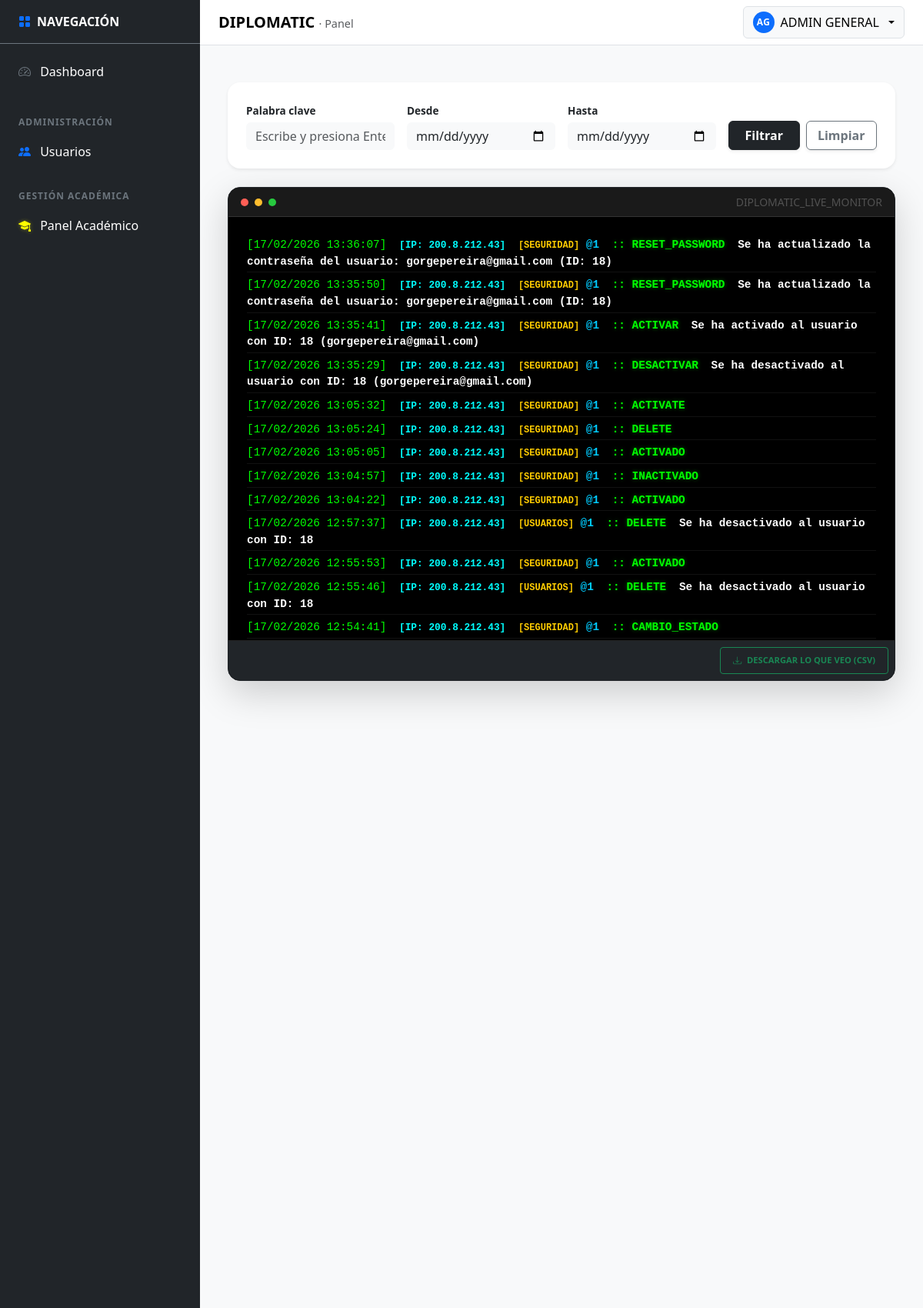
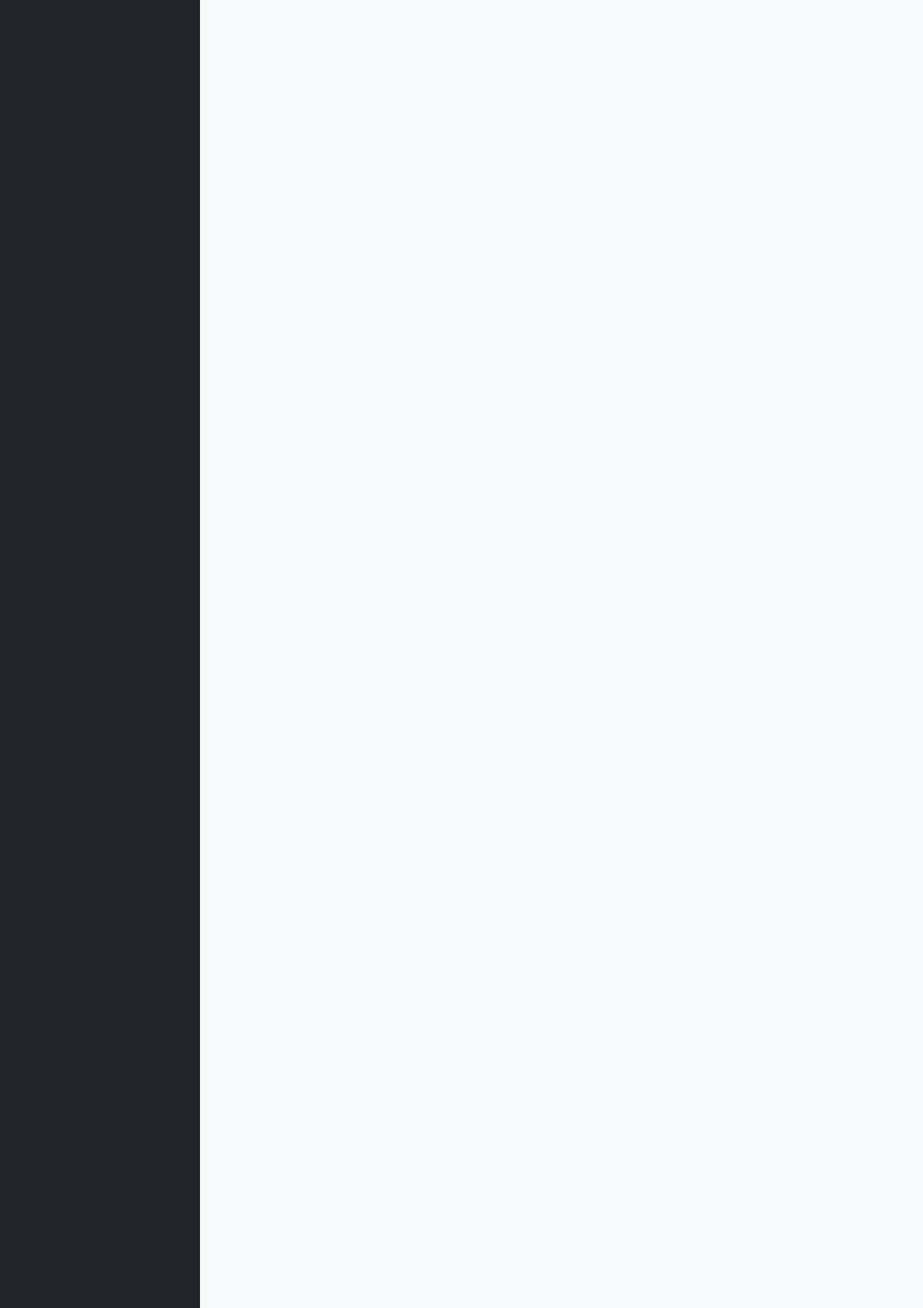
Page /public/settings/eventos (signed in, upper part) on the committed database (2 pictures, top to bottom).
### tables this page shows
CREATE TABLE `tbl_audit_logs` (
  `log_id` bigint(20) NOT NULL,
  `created_at` timestamp NOT NULL DEFAULT current_timestamp(),
  `user_id` int(11) DEFAULT NULL,
  `session_id` varchar(255) DEFAULT NULL,
  `ip_address` varchar(45) DEFAULT NULL,
  `user_agent` text DEFAULT NULL,
  `device` varchar(50) DEFAULT NULL,
  `os` varchar(50) DEFAULT NULL,
  `module` varchar(100) DEFAULT NULL,
  `action` varchar(100) DEFAULT NULL,
  `description` text DEFAULT NULL,
  `entity` varchar(100) DEFAULT NULL,
  `entity_id` int(11) DEFAULT NULL,
  `db_action` varchar(20) DEFAULT NULL,
  `data_before` longtext DEFAULT NULL,
  `data_after` longtext DEFAULT NULL,
  `endpoint` varchar(255) DEFAULT NULL,
  `http_method` varchar(10) DEFAULT NULL,
  `status_code` int(5) DEFAULT NULL,
  `response_time_ms` int(11) DEFAULT NULL,
  `event_type` enum('NORMAL','WARNING','ERROR','SECURITY') DEFAULT 'NORMAL',
  `is_failed_attempt` tinyint(1) DEFAULT 0,
  `is_critical` tinyint(1) DEFAULT 0,
  `request_id` varchar(100) DEFAULT NULL,
  `event_origin` varchar(50) DEFAULT 'BACKEND',
  `environment` varchar(20) DEFAULT 'PROD',
  `app_version` varchar(20) DEFAULT '1.0.0'
);

### app/core/Controller.php (called while the page is built, shortened)
<?php
abstract class Controller
{
    protected function view(string $viewPath, array $data = []): void
    {
        View::render($viewPath, $data);
    }
}

### app/controllers/SettingsEventsController.php (called while the page is built, shortened)
<?php
final class SettingsEventsController extends Controller
{
    private $db;
    public function __construct() {
        try {
            $this->db = (new Database())->getConnection();
        } catch (Throwable $e) { $this->sendError($e->getMessage()); }
    }
    public function index(): void {
        try {
            $stmt = $this->db->query("SELECT * FROM tbl_audit_logs ORDER BY created_at DESC LIMIT 100");
            $this->view('settings/eventos', ['logs' => $stmt->fetchAll(PDO::FETCH_ASSOC)]);
        } catch (Throwable $e) { $this->view('settings/eventos', ['logs' => []]); }
    }
}

### app/core/Router.php (called while the page is built, shortened)
<?php
final class Router
{
  private array $routes = [
    'GET' => [],
    'POST' => [],
  ];
  public function get(string $path, array $handler): void
  {
    $this->routes['GET'][$this->normalize($path)] = $handler;
  }
  public function post(string $path, array $handler): void
  {
    $this->routes['POST'][$this->normalize($path)] = $handler;
  }
  public function dispatch(): void
  {
    $method = $_SERVER['REQUEST_METHOD'] ?? 'GET';
    $uri = parse_url($_SERVER['REQUEST_URI'] ?? '/', PHP_URL_PATH) ?? '/';
    $basePath = $this->detectBasePath();
    $path = $this->normalize(str_replace($basePath, '', $uri) ?: '/');
    $handler = $this->routes[$method][$path] ?? null;
    [$class, $action] = $handler;
    $controller = new $class();
    $controller->$action();
  }
  private function normalize(string $path): string
  {
    $path = '/' . trim($path, '/');
    return $path === '//' ? '/' : $path;
  }
  private function detectBasePath(): string
  {
    $scriptName = $_SERVER['SCRIPT_NAME'] ?? '';
    $dir = str_replace('\\', '/', dirname($scriptName));
    return rtrim($dir, '/');
  }
}

### app/core/Bootstrap.php (called while the page is built, shortened)
<?php
final class Bootstrap
{
    public function run(): void
    {
        $router = new Router();
        $router->get('/', [AuthController::class, 'showLogin']);
        $router->post('/login', [AuthController::class, 'doLogin']);
        $router->get('/logout', [AuthController::class, 'logout']);
        $router->get('/dashboard', [DashboardController::class, 'index']);
        $router->get('/profile', [ProfileController::class, 'index']);
        $router->post('/profile/update', [ProfileController::class, 'update']);
        $router->get('/profile/security', [ProfileController::class, 'security']);
        $router->post('/profile/change-password', [ProfileController::class, 'changePassword']);
        $router->get('/settings', [SettingsController::class, 'index']);
        $router->get('/settings/correo', [SettingsEmailController::class, 'index']);
        $router->post('/settings/save-correo', [SettingsEmailController::class, 'save']);
        $router->post('/settings/test-correo', [SettingsEmailController::class, 'test']);
        $router->get('/settings/empresa', [SettingsCompanyController::class, 'index']);
        $router->post('/settings/empresa/save', [SettingsCompanyController::class, 'save']);
        $router->get('/settings/whatsapp', [SettingsWhatsappController::class, 'index']);
        $router->post('/settings/whatsapp/save-template', [SettingsWhatsappController::class, 'saveTemplate']);
        $router->post('/settings/whatsapp/log', [SettingsWhatsappController::class, 'logSend']);
        $router->get('/settings/eventos', [SettingsEventsController::class, 'index']);
        $router->get('/settings/eventos/filter', [SettingsEventsController::class, 'filter']);
        $router->get('/academic', [AcademicController::class, 'index']);
        $router->get('/academic/diplomados', [DiplomadosController::class, 'index']);
        $router->get('/academic/diplomados/create', [DiplomadosController::class, 'create']);
        $router->post('/academic/diplomados/save', [DiplomadosController::class, 'save']);
        $router->get('/academic/diplomados/edit', [DiplomadosController::class, 'edit']);
        $router->post('/academic/diplomados/update', [DiplomadosController::class, 'update']);
        $router->post('/academic/diplomados/delete', [DiplomadosController::class, 'delete']);
        $router->get('/academic/diplomados/getDetails', [DiplomadosController::class, 'getDetails']);
        $router->get('/academic/diplomados/export', [\App\Controllers\ExportController::class, 'pdf']);
        $router->get('/academic/cohortes', [CohortesController::class, 'index']);
        $router->get('/academic/cohortes/create', [CohortesController::class, 'create']);
        $router->post('/academic/cohortes/save', [CohortesController::class, 'save']);
        $router->post('/academic/cohortes/update', [CohortesController::class, 'update']);
        $router->post('/academic/cohortes/delete', [CohortesController::class, 'delete']);
        $router->get('/academic/cohortes/getDetails', [CohortesController::class, 'getDetails']);
        $router->get('/academic/cohortes/changeStatus', [CohortesController::class, 'changeStatus']);
        $router->get('/academic/cohortes/logAccess', [CohortesController::class, 'logAccess']);
        $router->get('/academic/cohortes-config', [CohortesConfigController::class, 'index']);
        $router->get('/academic/cohortes-config/getDetails', [CohortesConfigController::class, 'getDetails']);
        $router->post('/academic/cohortes-config/updateStatus', [CohortesConfigController::class, 'updateStatus']);
        $router->post('/academic/cohortes-config/hardDelete', [CohortesConfigController::class, 'hardDelete']);
        $router->get('/academic/grupos', [GruposController::class, 'index']);
        $router->post('/academic/grupos/save', [GruposController::class, 'save']);
        $router->post('/academic/grupos/update', [GruposController::class, 'update']);
        $router->post('/academic/grupos/delete', [GruposController::class, 'delete']);
        $router->get('/academic/grupos/getDetails', [GruposController::class, 'getDetails']);
        $router->get('/academic/grupos/logAccess', [GruposController::class, 'logAccess']);
        $router->get('/academic/profesores', [ProfesoresController::class, 'index']);
        $router->get('/UserSecurity', [UserSecurityController::class, 'index']);
        $router->post('/UserSecurityController/updatePassword', [UserSecurityController::class, 'changePassword']);
        $router->post('/UserSecurityController/updateStatus', [UserSecurityController::class, 'changeStatus']);
        $router->get('/users', [UsersController::class, 'index']);
        $router->post('/users/save', [UsersController::class, 'save']);
        $router->post('/users/delete', [UsersController::class, 'delete']);
        $router->get('/register', [RegisterController::class, 'index']);
        $router->post('/register/submit', [RegisterController::class, 'submit']);
        $router->get('/register/validate', [RegisterController::class, 'validateToken']);
        $router->post('/register/create-password', [RegisterController::class, 'createPassword']);
        $router->get('/register/complete', [RegisterController::class, 'completeProfile']);
        $router->get('/forgot-password', [RegisterController::class, 'forgotPasswordIndex']);
        $router->post('/forgot-password/submit', [RegisterController::class, 'forgotPasswordSubmit']);
        $router->dispatch();
    }
}

### public/index.php (called while the page is built, shortened)
<?php
require_once __DIR__ . '/../app/core/Autoload.php';
$app = new \App\Core\Bootstrap();
$app->run();

### app/core/Autoload.php (called while the page is built, shortened)
<?php
spl_autoload_register(function (string $class): void {
  $prefix = 'App\\';
  $baseDir = __DIR__ . '/../';
  $len = strlen($prefix);
  $relativeClass = substr($class, $len);
  $relativePath = str_replace('\\', '/', $relativeClass);
  $parts = explode('/', $relativePath);
  if (!empty($parts[0])) {
    $map = [
      'Core'        => 'core',
      'Controllers' => 'controllers',
      'Models'      => 'models',
      'Config'      => 'config',
      'Middleware'  => 'middleware',
      'Views'       => 'views',
      'Services'    => 'services',
    ];
    if (isset($map[$parts[0]])) {
      $partsMapped = $parts;
      $partsMapped[0] = $map[$parts[0]];
      $file = $baseDir . implode('/', $partsMapped) . '.php';
      if (file_exists($file)) { require_once $file; return; }
    }
  }
});

### app/core/Database.php (called while the page is built, shortened)
<?php
final class Database
{
  private static ?PDO $pdo = null;
  public static function getConnection(): PDO
  {
    $configFile = __DIR__ . '/../config/database.php';
    $cfg = require $configFile;
    $host = $cfg['host'] ?? '127.0.0.1';
    $dbname = $cfg['dbname'] ?? '';
    $user = $cfg['user'] ?? 'root';
    $pass = $cfg['pass'] ?? '';
    $charset = $cfg['charset'] ?? 'utf8mb4';
    $dsn = "mysql:host={$host};dbname={$dbname};charset={$charset}";
    try {
      self::$pdo = new PDO($dsn, $user, $pass, [
        PDO::ATTR_ERRMODE => PDO::ERRMODE_EXCEPTION,
        PDO::ATTR_DEFAULT_FETCH_MODE => PDO::FETCH_ASSOC,
        PDO::ATTR_EMULATE_PREPARES => false,
      ]);
      return self::$pdo;
    } catch (PDOException $e) {
      throw new \RuntimeException('Error de conexión a la base de datos. Verifique credenciales y que MySQL esté activo.');
    }
  }
}

### app/config/database.php (called while the page is built)
<?php
return [
  'host' => '127.0.0.1',
  'dbname' => 'db_diplomatic',
  'user' => 'root',
  'pass' => '',
  'charset' => 'utf8mb4',
];

### app/views/settings/eventos.php (the view, shortened to what this page needs)
<?php
$basePath = rtrim(str_replace('\\', '/', dirname($_SERVER['SCRIPT_NAME'] ?? '')), '/');
?>
<link rel="stylesheet" href="<?= $basePath ?>/assets/css/events.css?v=<?= time() ?>">
<div class="container-fluid py-4">
    <div class="card border-0 shadow-sm p-4 rounded-4 mb-4 bg-white">
        <form id="filter-events" class="row g-3 align-items-end" data-basepath="<?= $basePath ?>" onsubmit="event.preventDefault(); filterLogs();">
            <div class="col-lg-3">
                <label class="form-label small fw-bold">Palabra clave</label>
                <input type="text" name="search" class="form-control bg-light border-0" placeholder="Escribe y presiona Enter...">
            </div>
            <div class="col-lg-3">
                <label class="form-label small fw-bold">Desde</label>
                <input type="date" name="date_from" class="form-control bg-light border-0">
            </div>
            <div class="col-lg-3">
                <label class="form-label small fw-bold">Hasta</label>
                <input type="date" name="date_to" class="form-control bg-light border-0">
            </div>
            <div class="col-lg-3 d-flex gap-2">
                <button type="submit" class="btn btn-dark w-100 fw-bold shadow-sm">Filtrar</button>
                <button type="button" class="btn btn-outline-secondary w-100 fw-bold shadow-sm" onclick="clearFilters()">Limpiar</button>
            </div>
        </form>
    </div>
    <div class="console-wrapper shadow-lg rounded-4 overflow-hidden border border-dark">
        <div class="console-header d-flex justify-content-between align-items-center px-3 py-2">
            <div class="d-flex gap-2"><span class="console-dot dot-red"></span><span class="console-dot dot-yellow"></span><span class="console-dot dot-green"></span></div>
            <span class="console-title fw-mono small opacity-50">DIPLOMATIC_LIVE_MONITOR</span>
        </div>
        <div class="console-body p-4" id="event-logs">
            <?php if (!empty($logs)): foreach($logs as $log): ?>
                <div class="log-line mb-1">
                    <span class="log-date">[<?= date('d/m/Y H:i:s', strtotime($log['created_at'])) ?>]</span>
                    <span class="log-ip mx-2" style="color: #00ffff !important;">[IP: <?= $log['ip_address'] ?>]</span>
                    <span class="log-module" style="color: #ffcc00 !important; font-weight: bold;">[<?= $log['module'] ?>]</span>
                    <span class="text-info fw-bold">@<?= $log['user_id'] ?? '1' ?></span>
                    <span class="text-success fw-bold mx-2">:: <?= strtoupper($log['action']) ?></span>
                    <span class="text-white fw-bold"><?= htmlspecialchars($log['description']) ?></span>
                </div>
            <?php endforeach; endif; ?>
        </div>
        <div class="console-footer d-flex justify-content-end p-2 bg-dark">
            <button class="btn btn-outline-success btn-xs fw-mono py-2 px-3" onclick="exportConsoleToCSV()">
                <i class="bi bi-download me-1"></i> DESCARGAR LO QUE VEO (CSV)
            </button>
        </div>
    </div>
</div>

### public/assets/css/panel.css (style rules this page uses)
:root { --sidebar-width: 260px; }

### public/assets/css/users.css (style rules this page uses)
.form-label { font-size: 0.85rem; margin-bottom: 0.3rem; }

### public/assets/css/events.css (style rules this page uses)
.console-wrapper { background-color: #000; border: 1px solid #333; }
.console-header { background-color: #1a1a1a; border-bottom: 1px solid #333; color: #888; }
.console-footer { background-color: #000; border-top: 1px solid #222; }
.console-body { height: 550px; overflow-y: auto; background-color: #000; color: #e6edf3; font-family: 'Consolas', 'Monaco', monospace; font-size: 0.9rem; line-height: 1.5; }
.text-success { color: #00ff00 !important; text-shadow: 0 0 5px rgba(0, 255, 0, 0.4); }
.text-info { color: #00ccff !important; font-weight: bold; }
.log-line { border-bottom: 1px solid #111; padding: 2px 0; }
.log-date { color: #00ff00; font-weight: 500; }
.log-ip { color: #00ffff; font-weight: bold; font-size: 0.8rem; }
.log-module { color: #555; font-size: 0.75rem; }
.console-dot { width: 10px; height: 10px; border-radius: 50%; display: inline-block; }
.dot-red { background-color: #ff5f56; }
.dot-yellow { background-color: #ffbd2e; }
.dot-green { background-color: #27c93f; }
.btn-xs { padding: 0.2rem 0.6rem; font-size: 0.7rem; border-radius: 4px; font-weight: bold; }

### rows in the picture
tbl_audit_logs: created_at "17/02/2026 13:36:07", ip_address "200.8.212.43", module "SEGURIDAD", user "1", action "RESET_PASSWORD", description "Se ha actualizado la contraseña del usuario: gorgepereira@gmail.com (ID: 18)"
tbl_audit_logs: created_at "17/02/2026 13:35:50", ip_address "200.8.212.43", module "SEGURIDAD", user "1", action "RESET_PASSWORD", description "Se ha actualizado la contraseña del usuario: gorgepereira@gmail.com (ID: 18)"
tbl_audit_logs: created_at "17/02/2026 13:35:41", ip_address "200.8.212.43", module "SEGURIDAD", user "1", action "ACTIVAR", description "Se ha activado al usuario con ID: 18 (gorgepereira@gmail.com)"
tbl_audit_logs: created_at "17/02/2026 13:35:29", ip_address "200.8.212.43", module "SEGURIDAD", user "1", action "DESACTIVAR", description "Se ha desactivado al usuario con ID: 18 (gorgepereira@gmail.com)"
tbl_audit_logs: created_at "17/02/2026 13:05:32", ip_address "200.8.212.43", module "SEGURIDAD", user "1", action "ACTIVATE"
tbl_audit_logs: created_at "17/02/2026 13:05:24", ip_address "200.8.212.43", module "SEGURIDAD", user "1", action "DELETE"
tbl_audit_logs: created_at "17/02/2026 13:05:05", ip_address "200.8.212.43", module "SEGURIDAD", user "1", action "ACTIVADO"
tbl_audit_logs: created_at "17/02/2026 13:04:57", ip_address "200.8.212.43", module "SEGURIDAD", user "1", action "INACTIVADO"
tbl_audit_logs: created_at "17/02/2026 13:04:22", ip_address "200.8.212.43", module "SEGURIDAD", user "1", action "ACTIVADO"
tbl_audit_logs: created_at "17/02/2026 12:57:37", ip_address "200.8.212.43", module "USUARIOS", user "1", action "DELETE", description "Se ha desactivado al usuario con ID: 18"
tbl_audit_logs: created_at "17/02/2026 12:55:53", ip_address "200.8.212.43", module "SEGURIDAD", user "1", action "ACTIVADO"
tbl_audit_logs: created_at "17/02/2026 12:55:46", ip_address "200.8.212.43", module "USUARIOS", user "1", action "DELETE", description "Se ha desactivado al usuario con ID: 18"
tbl_audit_logs: created_at "17/02/2026 12:54:41", ip_address "200.8.212.43", module "SEGURIDAD", user "1", action "CAMBIO_ESTADO"

### other values in the picture
$initials "AG"
$userName "ADMIN GENERAL"
